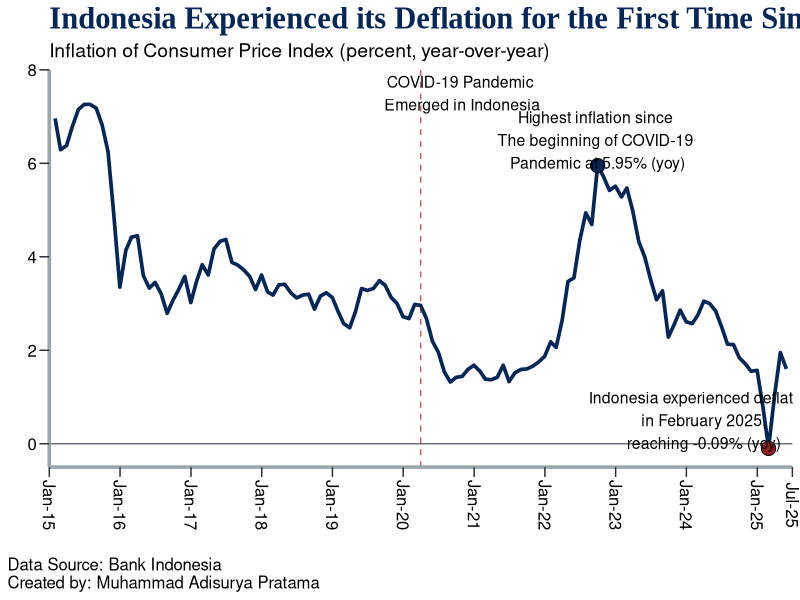
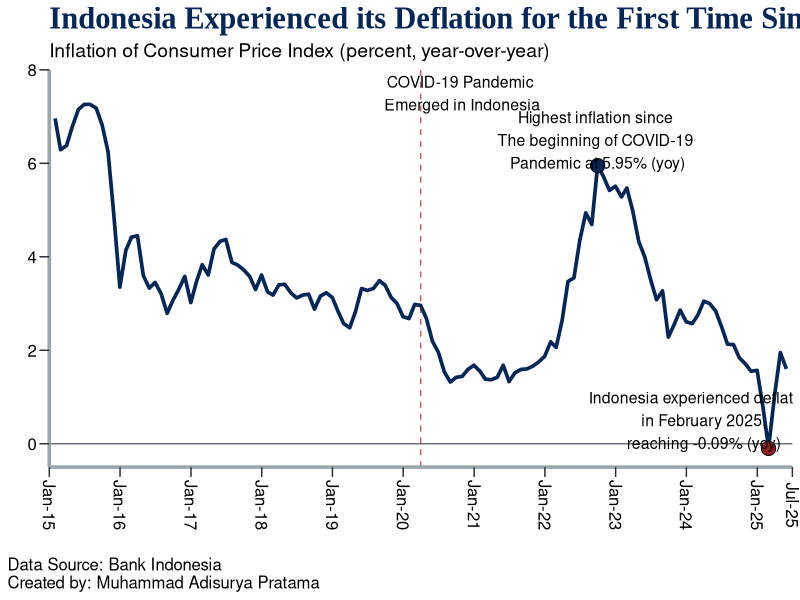

Write the R code that produced these figures, in order.
# Indonesia Headline Inflation
# This code objective is to visualize Indonesia's headline inflation trend
# over a decade of data, starting from January 2015 until the most recent one (May 2025)

# Load packages
library(ggplot2)
library(tidyverse)
library(readxl)

# Import and view data
idn_inf <- read_excel("Data/Indonesia Headline Inflation.xlsx", sheet = "data")
idn_inf

# Assess variable class
class(idn_inf$month_date)         # data class for month_date
class(idn_inf$headline_inflation) # data class for headline_inflation

# Convert month_date data type into Date data
idn_inf <- idn_inf %>%
  mutate(month_date = as.Date(month_date))
class(idn_inf$month_date) # re-assess data type

# Visualize time series chart for headline inflation with ggplot2
vis_inf <- ggplot(data = idn_inf,
                  mapping = aes(x = month_date,
                                y = headline_inflation)) +
  geom_line(color = "#052659", linewidth = 1.25) +
  geom_hline(yintercept = 0, color = "#2C2F38", linewidth = 0.5, alpha = 0.70) +
  geom_vline(xintercept = as.Date("2020-03-31"), color = "#971C1E", linewidth = 0.5,
             linetype = 2, alpha = 0.70) +
  labs(
    title = "Indonesia Experienced its Deflation for the First Time Since 25 Years ago in Q1-2025",
    subtitle = "Inflation of Consumer Price Index (percent, year-over-year)",
    x = "",
    y = "",
    caption = "Data Source: Bank Indonesia\nCreated by: Muhammad Adisurya Pratama"
  ) +
  scale_x_date(
    expand = c(0, 0),
    date_labels = "%b-%y",
    breaks = unique(c(seq.Date(from = as.Date("2015-01-01"),
                               to = as.Date("2025-07-01"),
                               by = "1 year"),
                      as.Date("2025-07-01"))),
    limit = c(as.Date("2015-01-01"), as.Date("2025-07-01"))
  )+
  scale_y_continuous(
    expand = c(0, 0), limits = c(-0.5, 8),
    breaks = seq(0, 8, by = 2)
  ) +
  annotate(geom = "point", x = as.Date("2022-09-30"), y = 5.95,
           size = 4.5, shape = 21, fill = "#052659") +
  annotate(geom = "text", x = as.Date("2022-09-30"), y = 6.50,
           label = "Highest inflation since \nThe beginning of COVID-19 \nPandemic at 5.95% (yoy)",
           family = "Helvetica",
           color = "#000000",
           size = 4) +
  annotate(geom = "point", x = as.Date("2025-02-28"), y = -0.1,
           size = 4.5, shape = 21, fill = "#971C1E") +
  annotate(geom = "text", x = as.Date("2024-03-31"), y = 0.5,
           label = "Indonesia experienced deflation \nin February 2025,\nreaching -0.09% (yoy)",
           family = "Helvetica",
           color = "#000000",
           size = 4) +
  annotate(geom = "text", x = as.Date("2020-10-31"), y = 7.5,
           label = "COVID-19 Pandemic \nEmerged in Indonesia",
           family = "Helvetica",
           color = "#000000",
           size = 4) +
  theme(
    plot.background = element_rect(fill = "#FFFFFF"),
    panel.background = element_rect(fill = "#FFFFFF"),
    panel.grid = element_blank(),
    plot.title = element_text(family = "Times New Roman", face = "bold",
                              color = "#052659", size = 22),
    plot.subtitle = element_text(family = "Helvetica", color = "#000000",
                                 size = 14),
    plot.caption = element_text(family = "Helvetica", color = "#000000",
                                size = 12, hjust = 0),
    plot.caption.position = "plot",
    axis.text.x = element_text(family = "Helvetica", color = "#000000",
                               size = 12, angle = -90, vjust = 0.5),
    axis.text.y = element_text(family = "Helvetica", color = "#000000",
                               size = 12),
    axis.line = element_line(color = "#9BA8AB", linewidth = 1.25),
    axis.ticks.length = unit(0.25, "cm"),
    axis.ticks = element_line(color = "#2C2F38")
  )

# View Indonesia's Headline Inflation time series chart
vis_inf

# Save Indonesia Headline Inflation chart
ggsave(
  "Indonesia Headline Inflation.jpeg",
  plot = vis_inf,
  width = 1600,
  height = 900,
  units = "px",
  dpi = 110
)
